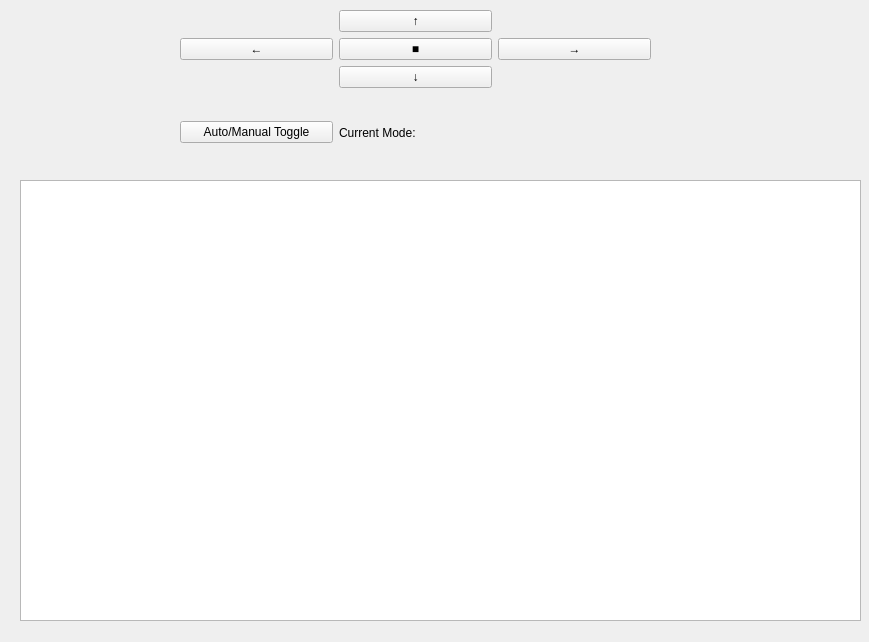
<?xml version="1.0" encoding="UTF-8"?>
<ui version="4.0">
 <class>RemoteWidget</class>
 <widget class="QWidget" name="RemoteWidget">
  <property name="geometry">
   <rect>
    <x>0</x>
    <y>0</y>
    <width>869</width>
    <height>642</height>
   </rect>
  </property>
  <property name="windowTitle">
   <string>Form</string>
  </property>
  <widget class="QWidget" name="verticalLayoutWidget">
   <property name="geometry">
    <rect>
     <x>180</x>
     <y>10</y>
     <width>471</width>
     <height>161</height>
    </rect>
   </property>
   <layout class="QVBoxLayout" name="verticalLayout">
    <item>
     <layout class="QGridLayout" name="gridLayout">
      <item row="0" column="1">
       <widget class="QPushButton" name="forwardButton">
        <property name="text">
         <string>↑</string>
        </property>
       </widget>
      </item>
      <item row="2" column="1">
       <widget class="QPushButton" name="reverseButton">
        <property name="text">
         <string>↓</string>
        </property>
       </widget>
      </item>
      <item row="1" column="1">
       <widget class="QPushButton" name="stopButton">
        <property name="text">
         <string>■</string>
        </property>
       </widget>
      </item>
      <item row="1" column="0">
       <widget class="QPushButton" name="leftButton">
        <property name="text">
         <string>←</string>
        </property>
       </widget>
      </item>
      <item row="1" column="2">
       <widget class="QPushButton" name="rightButton">
        <property name="text">
         <string>→</string>
        </property>
       </widget>
      </item>
     </layout>
    </item>
    <item>
     <layout class="QHBoxLayout" name="horizontalLayout">
      <item>
       <widget class="QPushButton" name="autoManualToggle">
        <property name="text">
         <string>Auto/Manual Toggle</string>
        </property>
       </widget>
      </item>
      <item>
       <widget class="QLabel" name="label">
        <property name="text">
         <string>Current Mode:</string>
        </property>
       </widget>
      </item>
      <item>
       <widget class="QLabel" name="currentModeText">
        <property name="text">
         <string/>
        </property>
       </widget>
      </item>
     </layout>
    </item>
   </layout>
  </widget>
  <widget class="QGraphicsView" name="graphicsView">
   <property name="geometry">
    <rect>
     <x>20</x>
     <y>180</y>
     <width>841</width>
     <height>441</height>
    </rect>
   </property>
  </widget>
 </widget>
 <resources/>
 <connections/>
</ui>
